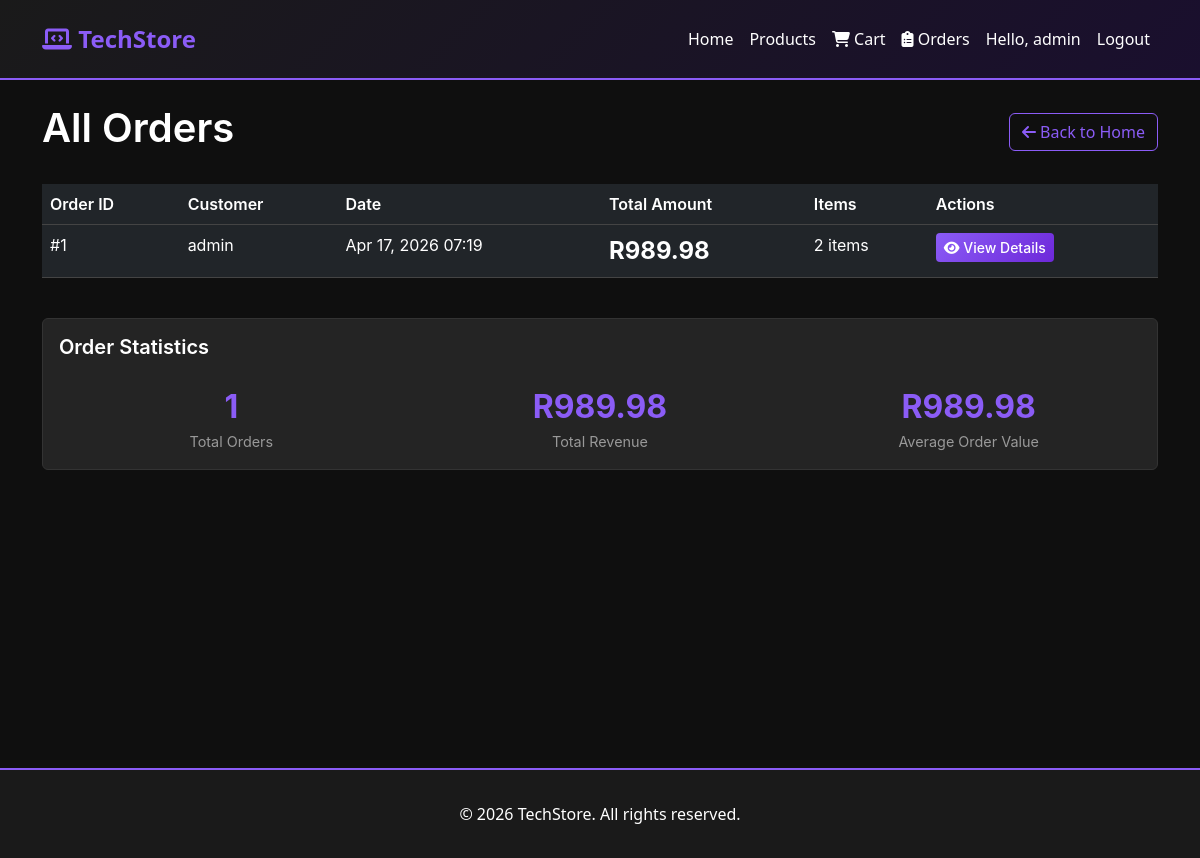
The page /orders/ (signed in) on the database as committed earlier.
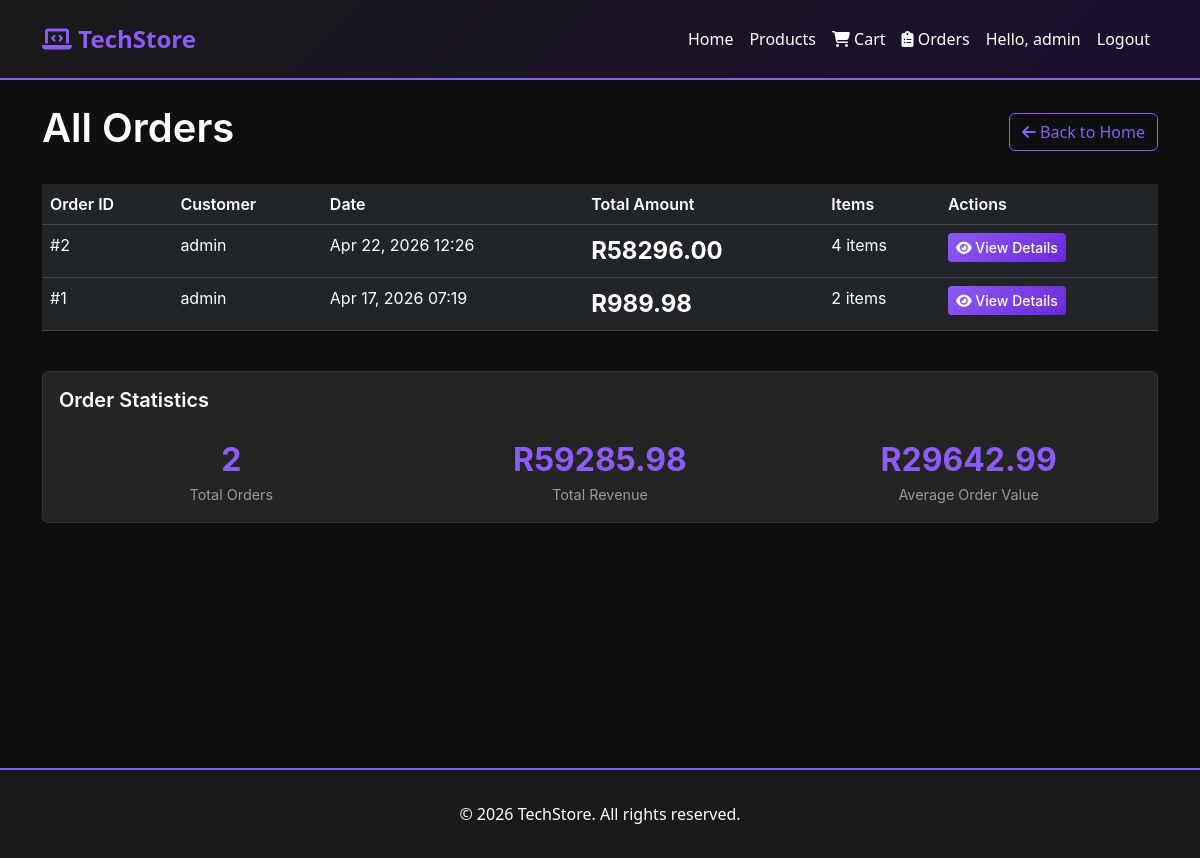
The same page on the database as committed later.
### shop/models.py (models this page shows, shortened)
class Order(models.Model):
    user = models.ForeignKey(User, on_delete=models.CASCADE)
    total_amount = models.DecimalField(max_digits=10, decimal_places=2)
    created_at = models.DateTimeField(auto_now_add=True)

### shop/views.py (the view)
# urls.py: path('orders/', views.admin_orders, name='admin_orders'),
@login_required
def admin_orders(request):
    if not request.user.is_staff:
        messages.error(request, 'You do not have permission to view this page.')
        return redirect('home')
    orders = Order.objects.all().order_by('-created_at')
    return render(request, 'shop/admin_orders.html', {'orders': orders})

### shop/context_processors.py (called while the page is built)
def cart_count(request):
    if request.user.is_authenticated:
        try:
            cart = Cart.objects.get(user=request.user)
            return {'cart_count': cart.get_item_count()}
        except Cart.DoesNotExist:
            return {'cart_count': 0}
    return {'cart_count': 0}

### shop/models.py (called while the page is built)
    def get_item_count(self):
        return sum(item.quantity for item in self.items.all())

### shop/templatetags/order_filters.py (called while the page is built)
@register.filter
def sum_total(orders):
    return sum(order.total_amount for order in orders)

@register.filter
def avg_total(orders):
    if orders.count() == 0:
        return 0
    total = sum(order.total_amount for order in orders)
    return round(total / orders.count(), 2)

@register.filter
def multiply(value, arg):
    try:
        return Decimal(str(value)) * Decimal(str(arg))
    except:
        return 0

### templates/shop/admin_orders.html (shortened to what this page needs)
{% extends 'base.html' %}
{% load order_filters %}
{% block content %}
<div style="min-height: calc(100vh - 200px);">
    <div class="d-flex justify-content-between align-items-center mb-4">
        <h1 class="orders-title">All Orders</h1>
        <a href="{% url 'home' %}" class="btn btn-outline-primary">
            <i class="fas fa-arrow-left"></i> Back to Home
        </a>
    </div>
    {% if orders %}
    <div class="table-responsive">
        <table class="table table-dark table-hover">
            <thead>
                <tr>
                    <th>Order ID</th>
                    <th>Customer</th>
                    <th>Date</th>
                    <th>Total Amount</th>
                    <th>Items</th>
                    <th>Actions</th>
                </tr>
            </thead>
            <tbody>
                {% for order in orders %}
                <tr>
                    <td>#{{ order.id }}</td>
                    <td>{{ order.user.username }}</td>
                    <td>{{ order.created_at|date:"M d, Y H:i" }}</td>
                    <td class="price">R{{ order.total_amount }}</td>
                    <td>{{ order.items.count }} item{{ order.items.count|pluralize }}</td>
                    <td>
                        <button class="btn btn-sm btn-view-details" type="button" data-bs-toggle="collapse"
                            data-bs-target="#order{{ order.id }}" aria-expanded="false">
                            <i class="fas fa-eye"></i> View Details
                        </button>
                    </td>
                </tr>
                {% endfor %}
            </tbody>
        </table>
    </div>
    <div class="mt-4">
        <div class="card">
            <div class="card-body">
                <h5 class="card-title"
                    style="color: #ffffff; font-family: 'Inter', 'Segoe UI', sans-serif; font-weight: 600;">
                    Order Statistics
                </h5>
                <div class="row text-center mt-4">
                    <div class="col-md-4">
                        <div class="stats-number">{{ orders.count }}</div>
                        <div class="stats-label">Total Orders</div>
                    </div>
                    <div class="col-md-4">
                        <div class="stats-number">R{{ orders|sum_total }}</div>
                        <div class="stats-label">Total Revenue</div>
                    </div>
                    <div class="col-md-4">
                        <div class="stats-number">R{{ orders|avg_total }}</div>
                        <div class="stats-label">Average Order Value</div>
                    </div>
                </div>
            </div>
        </div>
    </div>
    {% else %}
    <div class="alert alert-info">
        <i class="fas fa-info-circle"></i> No orders have been placed yet.
    </div>
    {% endif %}
</div>
{% endblock %}

### templates/base.html (shortened to what this page needs)
<!DOCTYPE html>
<html lang="en">
<head>
    <link href="https://cdn.jsdelivr.net/npm/bootstrap@5.3.0/dist/css/bootstrap.min.css" rel="stylesheet">
    <link rel="stylesheet" href="https://cdnjs.cloudflare.com/ajax/libs/font-awesome/6.4.0/css/all.min.css">
</head>
<body>
    <nav class="navbar navbar-expand-lg navbar-dark">
        <div class="container">
            <a class="navbar-brand" href="{% url 'home' %}">
                <i class="fas fa-laptop-code"></i> TechStore
            </a>
            <div class="collapse navbar-collapse" id="navbarNav">
                <ul class="navbar-nav ms-auto">
                    <li class="nav-item">
                        <a class="nav-link" href="{% url 'home' %}">Home</a>
                    </li>
                    <li class="nav-item">
                        <a class="nav-link" href="{% url 'product_list' %}">Products</a>
                    </li>
                    {% if user.is_authenticated %}
                    <li class="nav-item">
                        <a class="nav-link" href="{% url 'cart' %}">
                            <i class="fas fa-shopping-cart"></i> Cart
                        </a>
                    </li>
                    {% if user.is_staff %}
                    <li class="nav-item">
                        <a class="nav-link" href="{% url 'admin_orders' %}">
                            <i class="fas fa-clipboard-list"></i> Orders
                        </a>
                    </li>
                    {% endif %}
                    <li class="nav-item">
                        <span class="nav-link">Hello, {{ user.username }}</span>
                    </li>
                    <li class="nav-item">
                        <a class="nav-link" href="{% url 'logout' %}">Logout</a>
                    </li>
                    {% endif %}
                </ul>
            </div>
        </div>
    </nav>
    <div class="container mt-4">
        {% block content %}
        {% endblock %}
    </div>
    <footer class="text-center">
        <div class="container">
            <p class="mb-0">&copy; 2026 TechStore. All rights reserved.</p>
        </div>
    </footer>
</body>
</html>

### templates/base.html (style rules this page uses)
:root { --primary-purple: #8b5cf6; --dark-purple: #6d28d9; --light-purple: #a78bfa; --bg-dark: #0f0f0f; --bg-secondary: #1a1a1a; --bg-card: #242424; --text-primary: #ffffff; --text-secondary: #a0a0a0; }
body { background-color: var(--bg-dark); color: var(--text-primary); font-family: 'Segoe UI', Tahoma, Geneva, Verdana, sans-serif; min-height: 100vh; }
.navbar { background: linear-gradient(135deg, var(--bg-secondary) 0%, #1a0f2e 100%); border-bottom: 2px solid var(--primary-purple); padding: 1rem 0; }
.navbar-brand { color: var(--primary-purple) !important; font-weight: bold; font-size: 1.5rem; }
.nav-link { color: var(--text-primary) !important; transition: color 0.3s; }
.card { background-color: var(--bg-card); border: 1px solid #333; transition: transform 0.3s, box-shadow 0.3s; }
.card-title { color: var(--text-primary); }
.price { color: var(--primary-purple); font-size: 1.5rem; font-weight: bold; }
.btn-outline-primary { color: var(--primary-purple); border-color: var(--primary-purple); }
footer { background-color: var(--bg-secondary); border-top: 2px solid var(--primary-purple); margin-top: 4rem; padding: 2rem 0; }

### templates/shop/admin_orders.html (style rules this page uses)
.orders-title { color: #ffffff; font-family: 'Inter', 'Segoe UI', sans-serif; font-weight: 600; }
.table { font-family: 'Inter', 'Segoe UI', sans-serif; }
.table th { color: #ffffff; font-weight: 600; border-color: #444; }
.table td { color: #ffffff; border-color: #444; }
.btn-view-details { background: linear-gradient(135deg, var(--primary-purple) 0%, var(--dark-purple) 100%); border: none; color: #ffffff; font-family: 'Inter', 'Segoe UI', sans-serif; font-weight: 500; transition: transform 0.2s, box-shadow 0.2s; }
.stats-number { color: var(--primary-purple); font-size: 2rem; font-weight: 700; font-family: 'Inter', 'Segoe UI', sans-serif; }
.stats-label { color: #999; font-size: 0.9rem; font-family: 'Inter', 'Segoe UI', sans-serif; }

Rows that differ between the two databases and show on the page:
added Order: id "2", user.username "admin", created_at "Apr 22, 2026 12:26", total_amount "58296.00", items.count "4", total_amount.total_amount "59285.98", total_amount.total_amount "29642.99"
Other text that changed with them:
{{ orders.count }}: "1" → "2"
{{ orders|sum_total }}: "989.98" → "59285.98"
{{ orders|avg_total }}: "989.98" → "29642.99"
